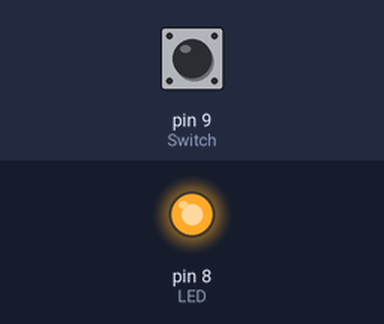
This sketch was run on a simulated Arduino Uno, built with avr-gcc and run on an emulated ATmega328P. Parts: output pins drawn as LEDs (lit = HIGH). The test bench sets the inputs (shaded band); at power-on: pin 9 (Switch) HIGH.

Above: at 1.2 s.
1.3 s: pin 9 (Switch) pulled LOW for 0.15 s
At 1.37 s:
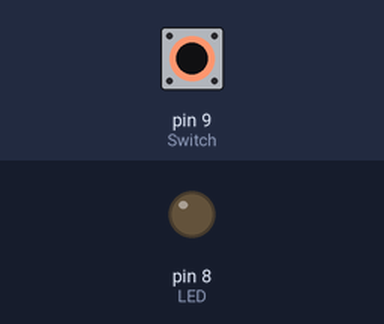
2.9 s: pin 9 (Switch) pulled LOW for 3.2 s
At 6.6 s:
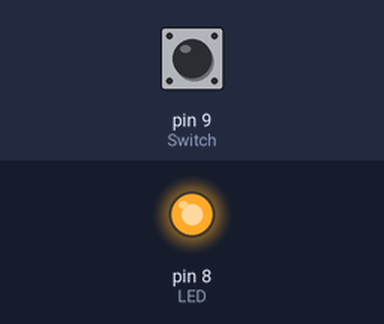
Timing chart, 0 to 8.1 s (numbered marks = the images above; inputs shaded):
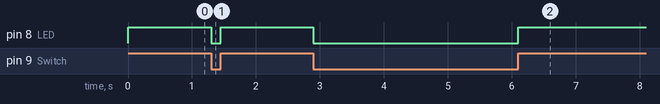

The sketch:

led_nodemcu.ino
```cpp
#define LED 8
#define Switch 9
void setup() {
pinMode(LED,OUTPUT);
pinMode(Switch,INPUT);
}
void loop() {
int val;
val = digitalRead(Switch);
digitalWrite(LED,val);
}
```

Measured:
- after the input at 1.3 s, pin 8 (LED): HIGH → LOW at once, → HIGH 0.15 s later
- after the input at 2.9 s, pin 8 (LED): HIGH → LOW at once, → HIGH 3.2 s later
